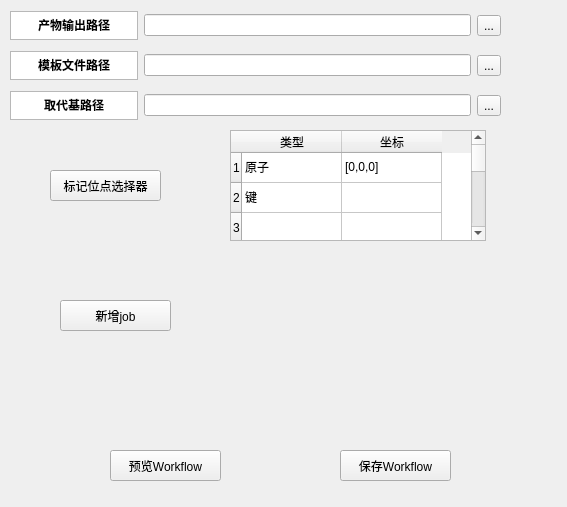
<?xml version="1.0" encoding="UTF-8"?>
<ui version="4.0">
 <class>wfcCreater</class>
 <widget class="QWidget" name="wfcCreater">
  <property name="geometry">
   <rect>
    <x>0</x>
    <y>0</y>
    <width>567</width>
    <height>507</height>
   </rect>
  </property>
  <property name="minimumSize">
   <size>
    <width>256</width>
    <height>29</height>
   </size>
  </property>
  <property name="windowTitle">
   <string>Workflow编辑器</string>
  </property>
  <widget class="QWidget" name="horizontalLayoutWidget">
   <property name="geometry">
    <rect>
     <x>10</x>
     <y>10</y>
     <width>491</width>
     <height>31</height>
    </rect>
   </property>
   <layout class="QHBoxLayout" name="horizontalLayout">
    <item>
     <widget class="QTextBrowser" name="textBrowser">
      <property name="minimumSize">
       <size>
        <width>128</width>
        <height>0</height>
       </size>
      </property>
      <property name="maximumSize">
       <size>
        <width>128</width>
        <height>29</height>
       </size>
      </property>
      <property name="html">
       <string>&lt;!DOCTYPE HTML PUBLIC &quot;-//W3C//DTD HTML 4.0//EN&quot; &quot;http://www.w3.org/TR/REC-html40/strict.dtd&quot;&gt;
&lt;html&gt;&lt;head&gt;&lt;meta name=&quot;qrichtext&quot; content=&quot;1&quot; /&gt;&lt;meta charset=&quot;utf-8&quot; /&gt;&lt;style type=&quot;text/css&quot;&gt;
p, li { white-space: pre-wrap; }
hr { height: 1px; border-width: 0; }
li.unchecked::marker { content: &quot;\2610&quot;; }
li.checked::marker { content: &quot;\2612&quot;; }
&lt;/style&gt;&lt;/head&gt;&lt;body style=&quot; font-family:'Microsoft YaHei UI'; font-size:9pt; font-weight:400; font-style:normal;&quot;&gt;
&lt;p align=&quot;center&quot; style=&quot; margin-top:0px; margin-bottom:0px; margin-left:0px; margin-right:0px; -qt-block-indent:0; text-indent:0px;&quot;&gt;&lt;span style=&quot; font-weight:700;&quot;&gt;产物输出路径&lt;/span&gt;&lt;/p&gt;&lt;/body&gt;&lt;/html&gt;</string>
      </property>
     </widget>
    </item>
    <item>
     <widget class="QLineEdit" name="lineEdit_1"/>
    </item>
    <item>
     <widget class="QToolButton" name="fileBrowserbutton_1">
      <property name="text">
       <string>...</string>
      </property>
     </widget>
    </item>
   </layout>
  </widget>
  <widget class="QWidget" name="horizontalLayoutWidget_2">
   <property name="geometry">
    <rect>
     <x>10</x>
     <y>50</y>
     <width>491</width>
     <height>31</height>
    </rect>
   </property>
   <layout class="QHBoxLayout" name="horizontalLayout_2">
    <item>
     <widget class="QTextBrowser" name="textBrowser_2">
      <property name="minimumSize">
       <size>
        <width>128</width>
        <height>0</height>
       </size>
      </property>
      <property name="maximumSize">
       <size>
        <width>128</width>
        <height>29</height>
       </size>
      </property>
      <property name="html">
       <string>&lt;!DOCTYPE HTML PUBLIC &quot;-//W3C//DTD HTML 4.0//EN&quot; &quot;http://www.w3.org/TR/REC-html40/strict.dtd&quot;&gt;
&lt;html&gt;&lt;head&gt;&lt;meta name=&quot;qrichtext&quot; content=&quot;1&quot; /&gt;&lt;meta charset=&quot;utf-8&quot; /&gt;&lt;style type=&quot;text/css&quot;&gt;
p, li { white-space: pre-wrap; }
hr { height: 1px; border-width: 0; }
li.unchecked::marker { content: &quot;\2610&quot;; }
li.checked::marker { content: &quot;\2612&quot;; }
&lt;/style&gt;&lt;/head&gt;&lt;body style=&quot; font-family:'Microsoft YaHei UI'; font-size:9pt; font-weight:400; font-style:normal;&quot;&gt;
&lt;p align=&quot;center&quot; style=&quot; margin-top:0px; margin-bottom:0px; margin-left:0px; margin-right:0px; -qt-block-indent:0; text-indent:0px;&quot;&gt;&lt;span style=&quot; font-weight:700;&quot;&gt;模板文件路径&lt;/span&gt;&lt;/p&gt;&lt;/body&gt;&lt;/html&gt;</string>
      </property>
     </widget>
    </item>
    <item>
     <widget class="QLineEdit" name="lineEdit_2"/>
    </item>
    <item>
     <widget class="QToolButton" name="fileBrowserbutton_2">
      <property name="text">
       <string>...</string>
      </property>
     </widget>
    </item>
   </layout>
  </widget>
  <widget class="QWidget" name="horizontalLayoutWidget_3">
   <property name="geometry">
    <rect>
     <x>10</x>
     <y>90</y>
     <width>491</width>
     <height>31</height>
    </rect>
   </property>
   <layout class="QHBoxLayout" name="horizontalLayout_3">
    <item>
     <widget class="QTextBrowser" name="textBrowser_3">
      <property name="minimumSize">
       <size>
        <width>128</width>
        <height>0</height>
       </size>
      </property>
      <property name="maximumSize">
       <size>
        <width>128</width>
        <height>29</height>
       </size>
      </property>
      <property name="html">
       <string>&lt;!DOCTYPE HTML PUBLIC &quot;-//W3C//DTD HTML 4.0//EN&quot; &quot;http://www.w3.org/TR/REC-html40/strict.dtd&quot;&gt;
&lt;html&gt;&lt;head&gt;&lt;meta name=&quot;qrichtext&quot; content=&quot;1&quot; /&gt;&lt;meta charset=&quot;utf-8&quot; /&gt;&lt;style type=&quot;text/css&quot;&gt;
p, li { white-space: pre-wrap; }
hr { height: 1px; border-width: 0; }
li.unchecked::marker { content: &quot;\2610&quot;; }
li.checked::marker { content: &quot;\2612&quot;; }
&lt;/style&gt;&lt;/head&gt;&lt;body style=&quot; font-family:'Microsoft YaHei UI'; font-size:9pt; font-weight:400; font-style:normal;&quot;&gt;
&lt;p align=&quot;center&quot; style=&quot; margin-top:0px; margin-bottom:0px; margin-left:0px; margin-right:0px; -qt-block-indent:0; text-indent:0px;&quot;&gt;&lt;span style=&quot; font-weight:700;&quot;&gt;取代基路径&lt;/span&gt;&lt;/p&gt;&lt;/body&gt;&lt;/html&gt;</string>
      </property>
     </widget>
    </item>
    <item>
     <widget class="QLineEdit" name="lineEdit_3"/>
    </item>
    <item>
     <widget class="QToolButton" name="fileBrowserbutton_3">
      <property name="text">
       <string>...</string>
      </property>
     </widget>
    </item>
   </layout>
  </widget>
  <widget class="QPushButton" name="selectpointButton">
   <property name="geometry">
    <rect>
     <x>50</x>
     <y>170</y>
     <width>111</width>
     <height>31</height>
    </rect>
   </property>
   <property name="text">
    <string>标记位点选择器</string>
   </property>
   <property name="checkable">
    <bool>true</bool>
   </property>
  </widget>
  <widget class="QPushButton" name="pushButton_2">
   <property name="geometry">
    <rect>
     <x>340</x>
     <y>450</y>
     <width>111</width>
     <height>31</height>
    </rect>
   </property>
   <property name="text">
    <string>保存Workflow</string>
   </property>
  </widget>
  <widget class="QPushButton" name="pushButton_3">
   <property name="geometry">
    <rect>
     <x>110</x>
     <y>450</y>
     <width>111</width>
     <height>31</height>
    </rect>
   </property>
   <property name="text">
    <string>预览Workflow</string>
   </property>
  </widget>
  <widget class="QTableWidget" name="tableWidget">
   <property name="geometry">
    <rect>
     <x>230</x>
     <y>130</y>
     <width>256</width>
     <height>111</height>
    </rect>
   </property>
   <row>
    <property name="text">
     <string>1</string>
    </property>
   </row>
   <row>
    <property name="text">
     <string>2</string>
    </property>
   </row>
   <row>
    <property name="text">
     <string>3</string>
    </property>
   </row>
   <row>
    <property name="text">
     <string>4</string>
    </property>
   </row>
   <row>
    <property name="text">
     <string>5</string>
    </property>
   </row>
   <row>
    <property name="text">
     <string>6</string>
    </property>
   </row>
   <row>
    <property name="text">
     <string>7</string>
    </property>
   </row>
   <column>
    <property name="text">
     <string>类型</string>
    </property>
   </column>
   <column>
    <property name="text">
     <string>坐标</string>
    </property>
   </column>
   <item row="0" column="0">
    <property name="text">
     <string>原子</string>
    </property>
   </item>
   <item row="0" column="1">
    <property name="text">
     <string>[0,0,0]</string>
    </property>
   </item>
   <item row="1" column="0">
    <property name="text">
     <string>键</string>
    </property>
   </item>
   <item row="1" column="1">
    <property name="text">
     <string/>
    </property>
   </item>
  </widget>
  <widget class="QPushButton" name="pushButton_4">
   <property name="geometry">
    <rect>
     <x>60</x>
     <y>300</y>
     <width>111</width>
     <height>31</height>
    </rect>
   </property>
   <property name="text">
    <string>新增job</string>
   </property>
  </widget>
 </widget>
 <resources/>
 <connections/>
</ui>
